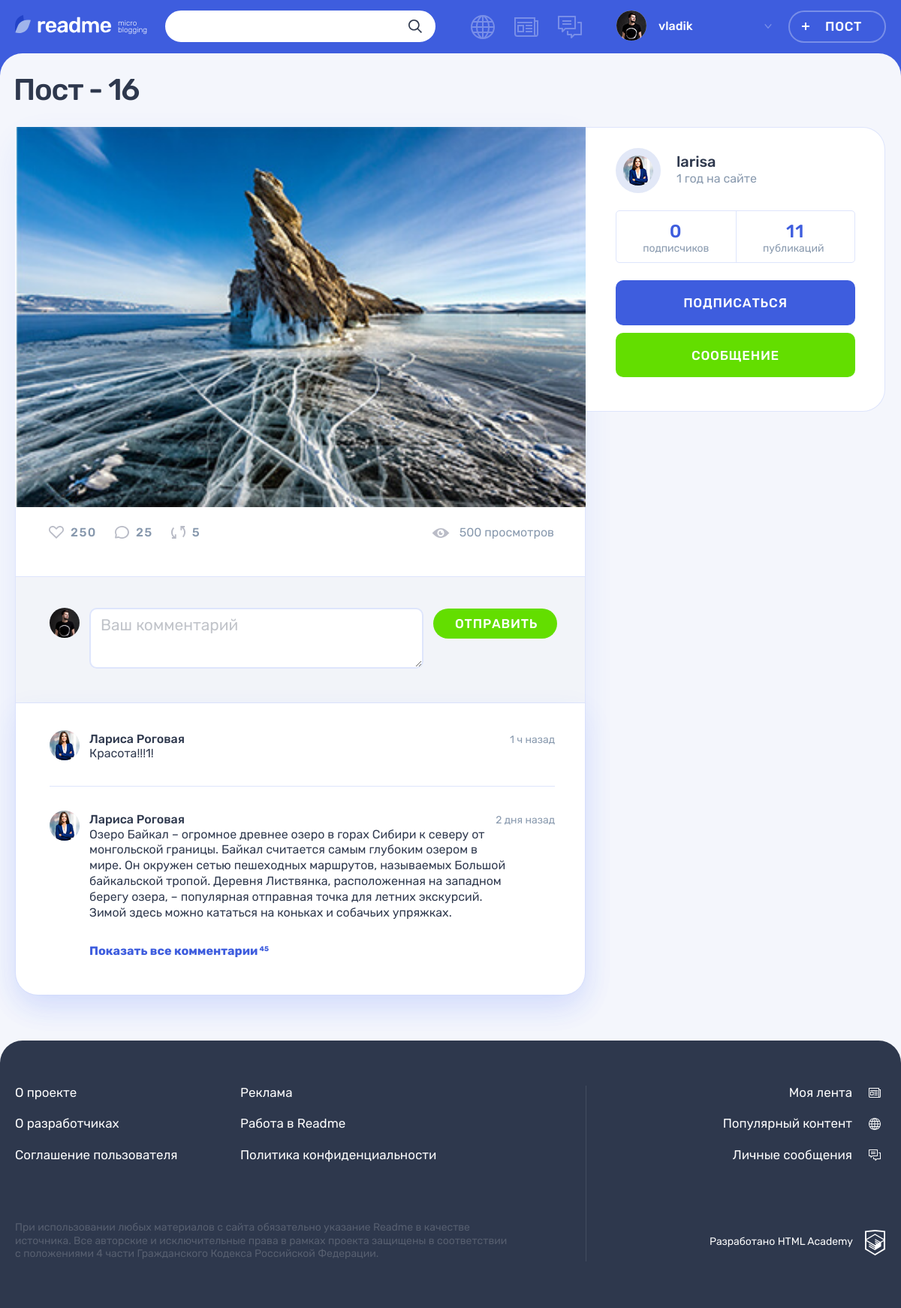
Screenshot of /post.php?id=21 (signed in) with the database file from the repository.
### tables this page shows
CREATE TABLE posts (
  id  INT UNSIGNED AUTO_INCREMENT PRIMARY KEY NOT NULL,
  date_add  DATETIME NOT NULL,
  title VARCHAR(128) NOT NULL,
  content TEXT NOT NULL,
  quote_author  VARCHAR(128),
  image VARCHAR(128),
  video VARCHAR(128),
  link  VARCHAR(128),
  views INT UNSIGNED NOT NULL DEFAULT 0,
  post_author_id INT UNSIGNED NOT NULL,
  content_type_id INT UNSIGNED NOT NULL,
  likes_count INT UNSIGNED NOT NULL DEFAULT 0,
  comments_count INT UNSIGNED NOT NULL DEFAULT 0,
  FOREIGN KEY (post_author_id) REFERENCES users(id),
  FOREIGN KEY (content_type_id) REFERENCES content_types(id)
);

CREATE TABLE users (
  id  INT UNSIGNED AUTO_INCREMENT PRIMARY KEY NOT NULL,
  date_add  DATETIME NOT NULL,
  email VARCHAR(128) NOT NULL,
  login VARCHAR(128) NOT NULL,
  password  CHAR(64) NOT NULL,
  avatar  VARCHAR(128),
  UNIQUE INDEX email(email),
  UNIQUE INDEX login(login)
);

### helpers.php (called while the page is built, shortened)
<?php
function get_noun_plural_form(int $number, string $one, string $two, string $many): string
{
    $number = (int)$number;
    $mod10 = $number % 10;
    $mod100 = $number % 100;
    switch (true) {
        case ($mod10 === 1):
            return $one;
    }
}
function include_template($name, array $data = [])
{
    $name = 'templates/' . $name;
    extract($data);
    require $name;
    $result = ob_get_clean();
    return $result;
}

### includes/functions.inc.php (called while the page is built, shortened)
<?php
function select_query($con, $sql, $type = 'all')
{
    mysqli_set_charset($con, "utf8");
    $result = mysqli_query($con, $sql) or trigger_error("Ошибка в запросе к базе данных: ".mysqli_error($con), E_USER_ERROR);
    if ($type == 'assoc') {
        return mysqli_fetch_assoc($result);
    }
    if ($type == 'row') {
        return mysqli_fetch_row($result)[0];
    }
    return mysqli_fetch_all($result, MYSQLI_ASSOC);
}
function get_post_interval($post_time, $caption)
{
    $current_time = date_create();
    $interval = date_diff(date_create($post_time), $current_time);
    $years = floor($interval->y);
    $months = floor($interval->m);
    $days = floor($interval->d);
    $weeks = floor($days / 7);
    $hours = floor($interval->h);
    $minutes = floor($interval->i);
    if ($years) {
        $time = $years . ' ' . get_noun_plural_form($years, 'год', 'года', 'лет') . ' ' . $caption;
    } elseif ($months) {
        $time = $months . ' ' . get_noun_plural_form($months, 'месяц', 'месяца', 'месяцев') . ' ' . $caption;
    } elseif ($days > 7) {
        $time = $weeks . ' ' . get_noun_plural_form($weeks, 'неделя', 'недели', 'недель') . ' ' . $caption;
    } elseif ($days) {
        $time = $days . ' ' . get_noun_plural_form($days, 'день', 'дня', 'дней') . ' ' . $caption;
    } elseif ($hours) {
        $time = $hours . ' ' . get_noun_plural_form($hours, 'час', 'часа', 'часов') . ' ' . $caption;
    } elseif ($minutes) {
        $time = $minutes . ' ' . get_noun_plural_form($minutes, 'минута', 'минуты', 'минут') . ' ' . $caption;
    } else {
        $time = 'Только что';
    }
    return $time;
}

### templates/post.php (the view, shortened to what this page needs)
<div class="container">
  <h1 class="page__title page__title--publication"><?= $post['title'] ?></h1>
  <section class="post-details">
    <div class="post-details__wrapper post-photo">
      <div class="post-details__main-block post post--details">
        <?= $post_content ?>
        <div class="post__indicators">
          <div class="post__buttons">
            <a class="post__indicator post__indicator--likes button" href="#" title="Лайк">
              <svg class="post__indicator-icon" width="20" height="17">
                <use xlink:href="#icon-heart"></use>
              </svg>
              <span>250</span>
            </a>
            <a class="post__indicator post__indicator--comments button" href="#" title="Комментарии">
              <svg class="post__indicator-icon" width="19" height="17">
                <use xlink:href="#icon-comment"></use>
              </svg>
              <span>25</span>
            </a>
            <a class="post__indicator post__indicator--repost button" href="#" title="Репост">
              <svg class="post__indicator-icon" width="19" height="17">
                <use xlink:href="#icon-repost"></use>
              </svg>
              <span>5</span>
            </a>
          </div>
          <span class="post__view">500 просмотров</span>
        </div>
        <div class="comments">
          <form class="comments__form form" action="#" method="post">
            <div class="comments__my-avatar">
              <img class="comments__picture" src="img/userpic-medium.jpg" alt="Аватар пользователя">
            </div>
            <div class="form__input-section <?= isset($_POST['sent']) && empty($comment) ? 'form__input-section--error' : ''?>">
              <textarea class="comments__textarea form__textarea form__input" name="comment" placeholder="Ваш комментарий"></textarea>
            </div>
            <button class="comments__submit button button--green" type="submit">Отправить</button>
          </form>
          <div class="comments__list-wrapper">
            <ul class="comments__list">
              <li class="comments__item user">
                <div class="comments__avatar">
                  <a class="user__avatar-link" href="#">
                    <img class="comments__picture" src="img/userpic-larisa.jpg" alt="Аватар пользователя">
                  </a>
                </div>
                <div class="comments__info">
                  <div class="comments__name-wrapper">
                    <a class="comments__user-name" href="#">
                      <span>Лариса Роговая</span>
                    </a>
                    <time class="comments__time" datetime="2019-03-20">1 ч назад</time>
                  </div>
                  <p class="comments__text">
                    Красота!!!1!
                  </p>
                </div>
              </li>
              <li class="comments__item user">
                <div class="comments__avatar">
                  <a class="user__avatar-link" href="#">
                    <img class="comments__picture" src="img/userpic-larisa.jpg" alt="Аватар пользователя">
                  </a>
                </div>
                <div class="comments__info">
                  <div class="comments__name-wrapper">
                    <a class="comments__user-name" href="#">
                      <span>Лариса Роговая</span>
                    </a>
                    <time class="comments__time" datetime="2019-03-18">2 дня назад</time>
                  </div>
                  <p class="comments__text">
                    Озеро Байкал – огромное древнее озеро в горах Сибири к северу от монгольской границы. Байкал считается самым глубоким озером в мире. Он окружен сетью пешеходных маршрутов, называемых Большой байкальской тропой. Деревня Листвянка, расположенная на западном берегу озера, – популярная отправная точка для летних экскурсий. Зимой здесь можно кататься на коньках и собачьих упряжках.
                  </p>
                </div>
              </li>
            </ul>
            <a class="comments__more-link" href="#">
              <span>Показать все комментарии</span>
              <sup class="comments__amount">45</sup>
            </a>
          </div>
        </div>
      </div>
      <div class="post-details__user user">
        <div class="post-details__user-info user__info">
          <div class="post-details__avatar user__avatar">
            <a class="post-details__avatar-link user__avatar-link" href="#">
              <img class="post-details__picture user__picture" src="<?= $post['avatar'] ?>" alt="Аватар пользователя">
            </a>
          </div>
          <div class="post-details__name-wrapper user__name-wrapper">
            <a class="post-details__name user__name" href="#">
              <span><?= $post['login'] ?></span>
            </a>
            <time class="post-details__time user__time" datetime="<?= $post['date_add'] ?>"><?= $registration_time ?></time>
          </div>
        </div>
        <div class="post-details__rating user__rating">
          <p class="post-details__rating-item user__rating-item user__rating-item--subscribers">
            <span class="post-details__rating-amount user__rating-amount"><?= $subscribers_count ?></span>
            <span class="post-details__rating-text user__rating-text">подписчиков</span>
          </p>
          <p class="post-details__rating-item user__rating-item user__rating-item--publications">
            <span class="post-details__rating-amount user__rating-amount"><?= $author_posts_count ?></span>
            <span class="post-details__rating-text user__rating-text">публикаций</span>
          </p>
        </div>
        <div class="post-details__user-buttons user__buttons">
          <button class="user__button user__button--subscription button button--main" type="button">Подписаться</button>
          <a class="user__button user__button--writing button button--green" href="#">Сообщение</a>
        </div>
      </div>
    </div>
  </section>
</div>

### templates/post-photo.php
<div class="post-details__image-wrapper post-photo__image-wrapper">
  <img src="<?= $post['image'] ?>" alt="Фото от пользователя" width="760" height="507">
</div>

### rows the page displays
posts: title "Пост - 16", image (picture), post_author.avatar (picture), post_author.login "larisa"

### other values shown
$user_name "vladik"
$registration_time "1 год на сайте"
$subscribers_count "0"
$author_posts_count "11"
